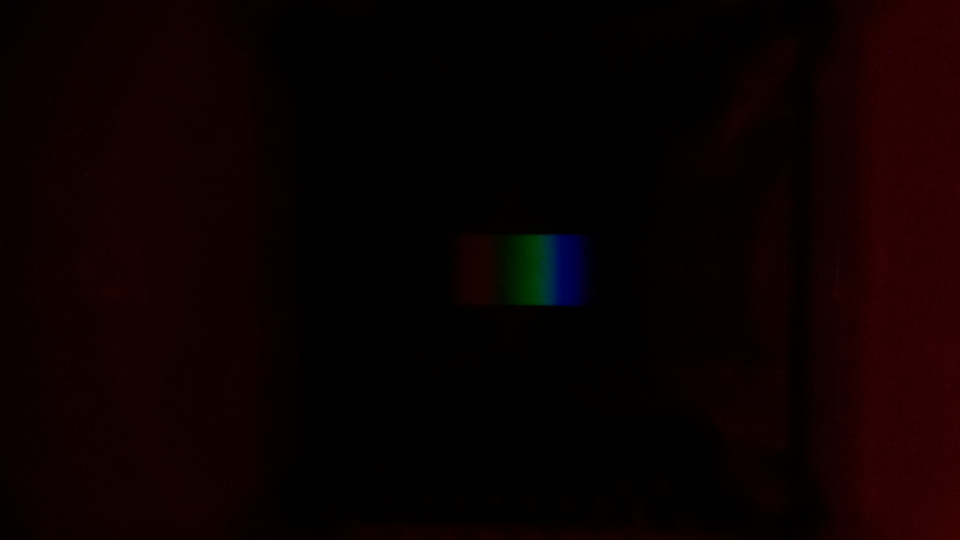
#> input picture lab-work-light/photos/blue_nk.jpg, 1920 x 1080 px, given in place of yellow_nk.jpg, which was not available (shown at 1/2 size)
$ python pruning.py
#> lines starting #> are read from the running program, lines starting #| are printed output that depends on the picture
from PIL import Image

name = 'yellow_nk'

im = Image.open('photos/{nm}.jpg'.format(nm = name))
#> im is the input picture: PIL image 1920x1080 RGB; mean R, G, B 11.5, 0.8, 0.9
im = im.crop((890, 430, 1205, 650)).rotate(180)
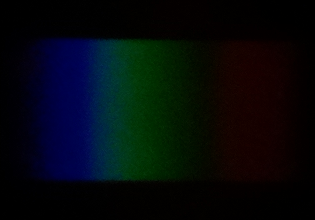
#> im: PIL image 315x220 RGB; mean R, G, B 4.4, 9.6, 12.6
im.save('pruningphotos/{nm}.jpg'.format(nm = name))
im.show()

$ run again, on lab-work-light/photos/yellow_nk.jpg
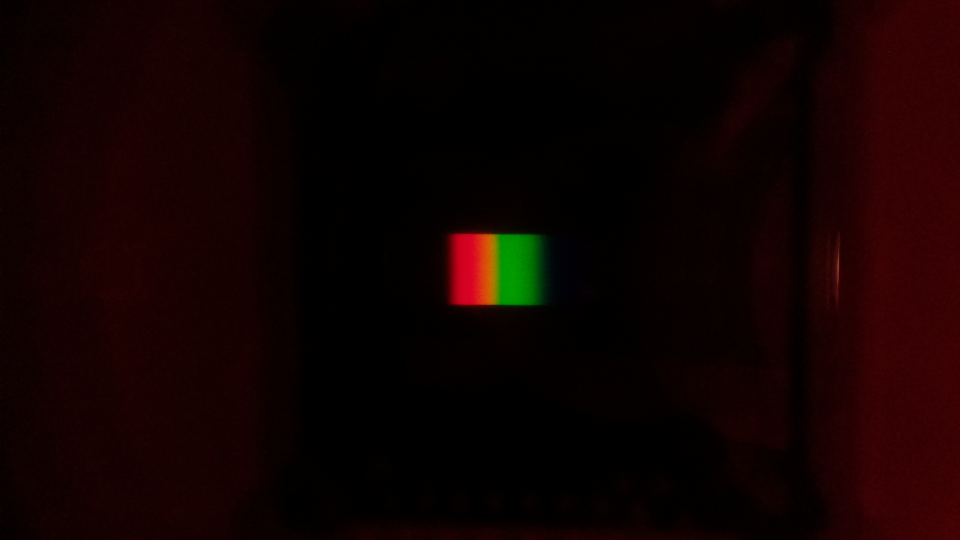
#> input picture lab-work-light/photos/yellow_nk.jpg, 1920 x 1080 px (shown at 1/2 size)
#> im is the input picture: PIL image 1920x1080 RGB; mean R, G, B 17.2, 1.8, 1
#> `im = im.crop((890, 430, 1205, 650)).rotate(180)`:
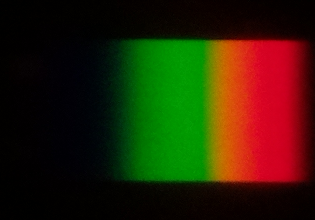
#> im: PIL image 315x220 RGB; mean R, G, B 42.9, 33, 5.6
